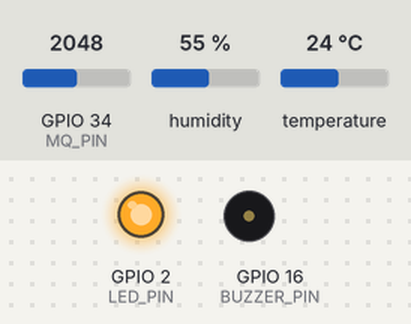
Bench run of a sketch on a simulated ESP32. Parts: output pins drawn as LEDs (lit = HIGH), buzzer (waves = sounding). The test bench sets the inputs (shaded band); at power-on: GPIO 34 (MQ_PIN) = 2048, humidity 55 %, temperature 24 °C. WiFi joins after 1.5 s; servers stay silent unless stated; what the sketch prints to the serial monitor is not drawn.

Above: at 3.2 s.
3.3 s: GPIO 34 (MQ_PIN) set to 483
At 17.11 s:
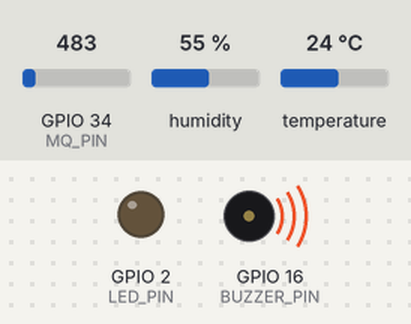
17.3 s: GPIO 34 (MQ_PIN) set to 434
At 17.3 s:
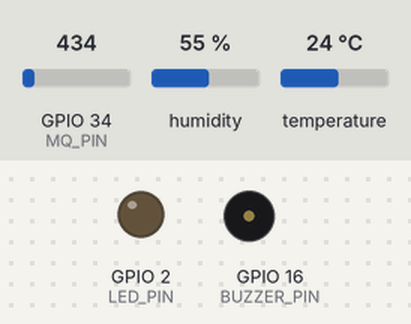
Timing chart, 0 to 33.5 s (numbered marks = the images above; inputs shaded):
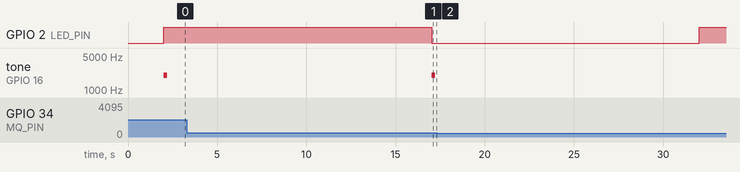

Measured:
- the behaviour switches between 454 and 453 on GPIO 34 (MQ_PIN) (found by bisection; images 1 and 2)
- after the input at 17.3 s, tone on GPIO 16 (BUZZER_PIN): stays silent (without the input it goes to 2000 Hz after 14.7 s)

The sketch:

esp32_aqi_real.ino
```cpp
/*
  ESP32 Air Quality Monitor (beginner-friendly)
  - Reads MQ135 analog output (via voltage divider) and DHT22 (temp & humidity)
  - Classifies air quality (Good/Moderate/Poor/Hazardous)
  - Triggers LED and buzzer alerts
  - Prints values to Serial
  - Optionally posts to ThingSpeak (set THINGSPEAK_API_KEY)

  Notes:
  - MQ135 modules require calibration and warm-up. The conversion below is a simplified linear mapping for demo purposes.
  - Use ADC1 pins (GPIO32-39) for analog reads when Wi-Fi is active.
  - Protect ESP32 ADC input with a voltage divider so the ADC never sees >3.3V.

  Replace WIFI_SSID, WIFI_PASS, and THINGSPEAK_API_KEY before uploading.
*/

#include <WiFi.h>
#include <HTTPClient.h>
#include "DHT.h"

// -------- CONFIG --------
// WiFi (optional, used for ThingSpeak posting)
const char* WIFI_SSID = "YOUR_WIFI_SSID";
const char* WIFI_PASS = "YOUR_WIFI_PASSWORD";
const char* THINGSPEAK_API_KEY = ""; // optional - set to your channel write API key

// Pins
const int MQ_PIN = 34;        // ADC1_CH6 (GPIO34) - after voltage divider
const int DHT_PIN = 4;        // Digital pin for DHT22
const int DHT_TYPE = DHT22;   // Change to DHT11 if using DHT11
const int LED_PIN = 2;        // Onboard LED / status
const int BUZZER_PIN = 16;    // Buzzer control (use transistor if buzzer needs >3.3V)

DHT dht(DHT_PIN, DHT_TYPE);

// -------- UTILS --------
// Simple mapping from analog value to "ppm-like" reading for demo only.
float mqAnalogToPPM(int raw) {
  // raw range: 0 - 4095 (12-bit ADC on ESP32)
  // Map to 0 - 500 ppm (very approximate)
  float ppm = ((float)raw / 4095.0) * 500.0;
  return ppm;
}

// Convert PM2.5-like value to a simple AQI classification (demo)
String classifyAQI(float pm25) {
  if (pm25 <= 12.0) return "Good";
  if (pm25 <= 35.4) return "Moderate";
  if (pm25 <= 55.4) return "Poor";
  return "Hazardous";
}

int computeSimpleAQI(float pm25) {
  // Very simplified numeric AQI mapping for demo purposes
  if (pm25 <= 12.0) return 50;
  if (pm25 <= 35.4) return 100;
  if (pm25 <= 55.4) return 150;
  if (pm25 <= 150.4) return 200;
  return 300;
}

void alertActions(String category) {
  if (category == "Good" || category == "Moderate") {
    digitalWrite(LED_PIN, LOW);
    digitalWrite(BUZZER_PIN, LOW);
  } else if (category == "Poor") {
    digitalWrite(LED_PIN, HIGH); // steady LED
    digitalWrite(BUZZER_PIN, LOW);
  } else { // Hazardous
    // Blink LED and beep buzzer
    digitalWrite(LED_PIN, !digitalRead(LED_PIN));
    tone(BUZZER_PIN, 2000, 200); // frequency 2kHz for 200 ms
  }
}

void sendToThingSpeak(float pm25, float temp, float hum, int aqi) {
  if (WiFi.status() != WL_CONNECTED || strlen(THINGSPEAK_API_KEY) == 0) return;

  HTTPClient http;
  String url = String("http://api.thingspeak.com/update?api_key=") + THINGSPEAK_API_KEY;
  url += "&field1=" + String(pm25, 1);
  url += "&field2=" + String(temp, 1);
  url += "&field3=" + String(hum, 1);
  url += "&field4=" + String(aqi);

  http.begin(url);
  int httpCode = http.GET();
  if (httpCode > 0) {
    Serial.printf("ThingSpeak update: %d\n", httpCode);
  } else {
    Serial.printf("ThingSpeak failed: %s\n", http.errorToString(httpCode).c_str());
  }
  http.end();
}

void setup() {
  Serial.begin(115200);
  delay(500);
  pinMode(LED_PIN, OUTPUT);
  pinMode(BUZZER_PIN, OUTPUT);
  dht.begin();

  // Connect WiFi (optional)
  if (strlen(WIFI_SSID) > 0) {
    WiFi.begin(WIFI_SSID, WIFI_PASS);
    Serial.print("Connecting to WiFi");
    int tries = 0;
    while (WiFi.status() != WL_CONNECTED && tries < 20) {
      delay(500);
      Serial.print('.');
      tries++;
    }
    Serial.println();
    if (WiFi.status() == WL_CONNECTED) Serial.println("WiFi connected");
    else Serial.println("WiFi not connected - continuing offline");
  }
}

void loop() {
  // Read MQ135 (analog) - ensure voltage divider is used so ADC <=3.3V
  int raw = analogRead(MQ_PIN);
  float ppm = mqAnalogToPPM(raw);

  // Read DHT (temp & humidity)
  float hum = dht.readHumidity();
  float temp = dht.readTemperature();
  if (isnan(hum) || isnan(temp)) {
    Serial.println("Failed to read from DHT sensor!");
    delay(2000);
    return;
  }

  int aqi = computeSimpleAQI(ppm);
  String category = classifyAQI(ppm);

  // Print to Serial
  Serial.printf("MQ135 raw=%d -> approx_ppm=%.1f, Temp=%.1fC, Hum=%.1f%%, AQI=%d (%s)\n",
                raw, ppm, temp, hum, aqi, category.c_str());

  // Alerts
  alertActions(category);

  // Send to ThingSpeak (optional)
  sendToThingSpeak(ppm, temp, hum, aqi);

  delay(15000); // Wait 15s between uploads (ThingSpeak limit)
}
```
